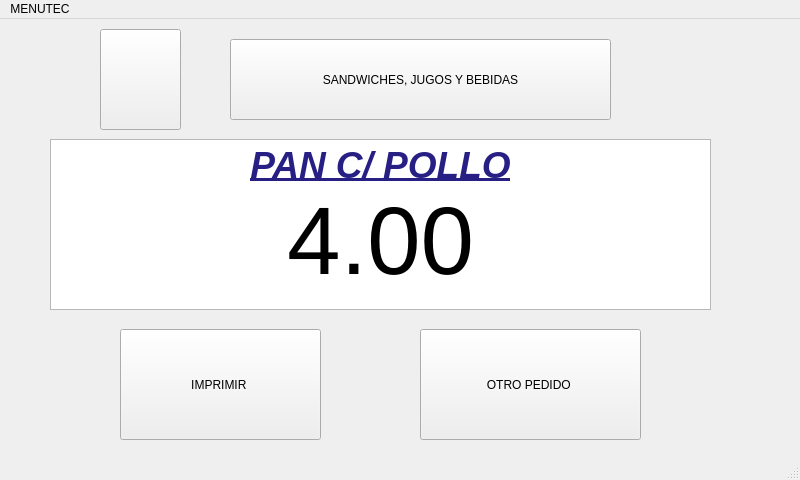
<?xml version="1.0" encoding="UTF-8"?>
<ui version="4.0">
 <class>panes3Window</class>
 <widget class="QMainWindow" name="panes3Window">
  <property name="geometry">
   <rect>
    <x>0</x>
    <y>0</y>
    <width>800</width>
    <height>480</height>
   </rect>
  </property>
  <property name="windowTitle">
   <string>MainWindow</string>
  </property>
  <widget class="QWidget" name="centralwidget">
   <widget class="QPushButton" name="btnImprimir53">
    <property name="geometry">
     <rect>
      <x>120</x>
      <y>310</y>
      <width>201</width>
      <height>111</height>
     </rect>
    </property>
    <property name="text">
     <string>IMPRIMIR </string>
    </property>
   </widget>
   <widget class="QPushButton" name="btnPanes3">
    <property name="geometry">
     <rect>
      <x>230</x>
      <y>20</y>
      <width>381</width>
      <height>81</height>
     </rect>
    </property>
    <property name="text">
     <string>SANDWICHES, JUGOS Y BEBIDAS</string>
    </property>
    <property name="icon">
     <iconset>
      <normaloff>UTEC.png</normaloff>UTEC.png</iconset>
    </property>
   </widget>
   <widget class="QPushButton" name="btnPedido53">
    <property name="geometry">
     <rect>
      <x>420</x>
      <y>310</y>
      <width>221</width>
      <height>111</height>
     </rect>
    </property>
    <property name="text">
     <string>OTRO PEDIDO </string>
    </property>
   </widget>
   <widget class="QPushButton" name="btnIzquierda53">
    <property name="geometry">
     <rect>
      <x>100</x>
      <y>10</y>
      <width>81</width>
      <height>101</height>
     </rect>
    </property>
    <property name="text">
     <string/>
    </property>
    <property name="icon">
     <iconset>
      <normaloff>flecha-hacia-la-izquierda-antes-de-icono-4330-128.png</normaloff>flecha-hacia-la-izquierda-antes-de-icono-4330-128.png</iconset>
    </property>
    <property name="iconSize">
     <size>
      <width>100</width>
      <height>100</height>
     </size>
    </property>
   </widget>
   <widget class="QTextEdit" name="textEdit_2">
    <property name="geometry">
     <rect>
      <x>50</x>
      <y>120</y>
      <width>661</width>
      <height>171</height>
     </rect>
    </property>
    <property name="html">
     <string>&lt;!DOCTYPE HTML PUBLIC &quot;-//W3C//DTD HTML 4.0//EN&quot; &quot;http://www.w3.org/TR/REC-html40/strict.dtd&quot;&gt;
&lt;html&gt;&lt;head&gt;&lt;meta name=&quot;qrichtext&quot; content=&quot;1&quot; /&gt;&lt;style type=&quot;text/css&quot;&gt;
p, li { white-space: pre-wrap; }
&lt;/style&gt;&lt;/head&gt;&lt;body style=&quot; font-family:'Ubuntu'; font-size:11pt; font-weight:400; font-style:normal;&quot;&gt;
&lt;p align=&quot;center&quot; style=&quot; margin-top:0px; margin-bottom:0px; margin-left:0px; margin-right:0px; -qt-block-indent:0; text-indent:0px;&quot;&gt;&lt;span style=&quot; font-size:28pt; font-weight:600; font-style:italic; text-decoration: underline; color:#281f84;&quot;&gt;PAN C/ POLLO&lt;/span&gt;&lt;/p&gt;
&lt;p align=&quot;center&quot; style=&quot; margin-top:0px; margin-bottom:0px; margin-left:0px; margin-right:0px; -qt-block-indent:0; text-indent:0px;&quot;&gt;&lt;span style=&quot; font-size:72pt;&quot;&gt;4.00&lt;/span&gt;&lt;/p&gt;&lt;/body&gt;&lt;/html&gt;</string>
    </property>
   </widget>
  </widget>
  <widget class="QMenuBar" name="menubar">
   <property name="geometry">
    <rect>
     <x>0</x>
     <y>0</y>
     <width>800</width>
     <height>25</height>
    </rect>
   </property>
   <widget class="QMenu" name="menuMENUTEC">
    <property name="title">
     <string>MENUTEC</string>
    </property>
   </widget>
   <addaction name="menuMENUTEC"/>
  </widget>
  <widget class="QStatusBar" name="statusbar"/>
 </widget>
 <resources/>
 <connections/>
</ui>
